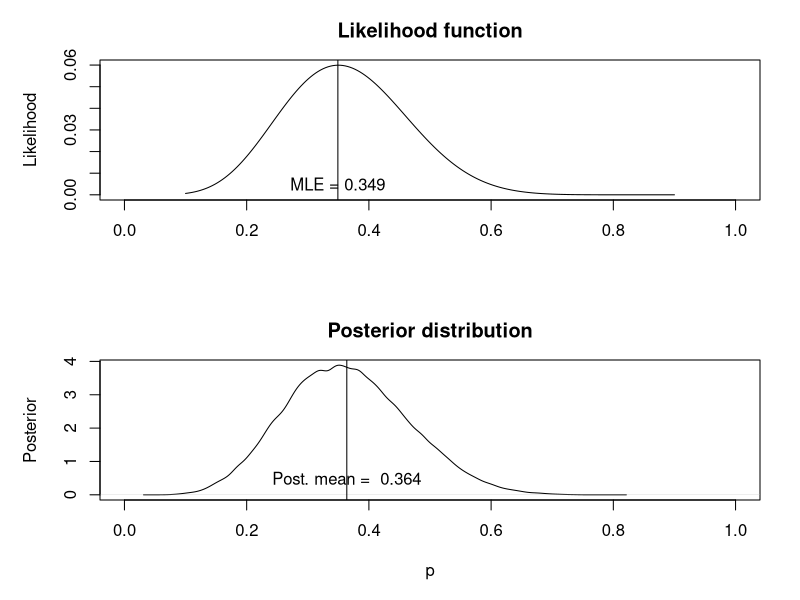

The R source for this figure: (Note: this script raises an error after producing the figure.)
## Chapter 2 Kery
## WHAT ARE HIERARCHICAL MODELS AND HOW DO WE ANALYZE THEM?

## 2.1 Introduction

## 2.2 Random Variables, Probability Density Functions, Statistical Models, Probability, and Statistical Inference

## 2.3 Hierarchical Models (HMs)

## 2.4 Classical Inference Based on Likelihood

## 2.5 Bayesian Inference

## In Bayesian inference, we use probability directly to characterize
## uncertainty about parameters whereas in classical inference probability is used to characterize operating
## properties of statistical procedures.

## Bayesian inference is characterized by two features: 
## 1) posterior inference
## 2) regarding all parameters as realizations of random variables

## Bayes rule 
## [z|y] = [y|z][z]\[y]
## posterior = likelihood*prior/marginalization

## [z|y] = conditional probability distribution of z given y (the probability of z being true given y)
## [y|z] = conditional probability distribution of y given z (the probability of y being true given z)
## [z] = marginal distribution of z (the probability of z being true)
## [y] = marginal distribution of y (the probability of y being true)

## we can think of this as a way of updating our prior knowledge about an unknown
## quantity (expressed by [z]) with information obtained from the data ([y|z]).

## for example, in occupancy modeling terms:
## Pr(present|not detected) = Pr(not detected|present)*Pr(present) \ Pr(not detected)
## the probability a species is present given the absense of detection (the posterior)
## equals the probability that a species is not detected given being present (the likelihood)
## multiplied by the probability that a species is present (the prior)
## divided by the probability that a species is not detected (marginalization)

## another example in our modeling context:
## [model|data] = [data|model][model] \ [data]

## Regarding choosing priors:
## majority of time, chosen to express a lack of specific information to 'let the data speak'
## however can be chosen based on information from a comparable previous study, i.e. sequentially across years
## informative priors can be useful if you have a parameter that is technically undefinable
## according to Kery: we generally recommend the use of priors that are meant to reflect a lack of information

## TODO QUESTION: For our lab's modeling approach, what type of priors do we typically use?

## 2.6 Basic Markov Chain Monte Carlo (MCMC)

## a class of methods for drawing random samples (i.e., simulating) from the target posterior distribution (or any distribution for that matter).

## any particular MCMC algorithm needs to run for some number of iterations before the
## Markov chain “converges” to the target posterior distribution. Samples from this early, transitional
## period, called the “burn-in” or “warm-up,” are discarded and not used in characterizing posterior
## summaries.

## 2.6.2 ILLUSTRATION: USING MH FOR A BINOMIAL MODEL
# Simulate data
set.seed(2016)
y <- rbinom(2, size=10, p = 0.5)
# Define the joint distribution ([ likelihood) which we will maximize
jointdis <- function(data, J, p){
  prod(dbinom(data, size=J, p=p))
}
# Posterior is proportional to likelihood times prior
posterior <- function(p, data, J, a, b){
  prod(dbinom(data, size=J, p=p)) * dbeta(p, a, b)
}

# Do 100,000 MCMC iterations using Metropolis algorithm
# Assume vague prior which is beta(1,1) [ Unif(0,1)
mcmc.iters <- 100000
out <- rep(NA, mcmc.iters)

# Starting value
p <- 0.2
# Begin the MCMC loop
for(i in 1:mcmc.iters){
  # Use a uniform candidate generator (not efficient)
  p.cand <- runif(1, 0, 1)
  # Alternative: random walk proposal
  # p.cand <- rnorm(1, p, 0.05) # Need to reject if > 1 or < 0
  # if(p.cand < 0 | p.cand > 1 ) next
  r <- posterior(p=p.cand, y, J=10, a=1, b=1) / posterior(p=p, y, J=10, a=1, b=1)
  # Generate a uniform r.v. and compare with "r", this imposes the
  # correct probability of acceptance
  if(runif(1) < r)
    p <- p.cand
  # Save the current value of p
  out[i] <- p
}

mean(out)

sd(out)

quantile(out, c(0.025, 0.975))

# Evaluate likelihood for a grid of values of p
p.grid <- seq(0.1, 0.9, , 200)
likelihood <- rep(NA, 200)
for(i in 1:200){
  likelihood[i] <- jointdis(y, J=10, p=p.grid[i])
}

par(mfrow=c(2,1), mar = c(5,5,3,2))
plot(p.grid, likelihood, xlab="", ylab="Likelihood", xlim=c(0,1), ty = "l", main =
       "Likelihood function")
p.hat <- p.grid[likelihood == max(likelihood)]
abline(v = p.hat)
text(p.hat, 0.005, paste("MLE = ", round(p.hat, 3), sep= ""))
plot(density(out), xlim=c(0,1), main = "Posterior distribution", xlab = "p",
     ylab = "Posterior")
p.mean <- mean(out)
abline(v = p.mean)
text(p.mean, 0.5, paste("Post. mean = ", round(p.mean, 3),sep=" "))

## 2.6.3 METROPOLIS ALGORITHM FOR MULTIPARAMETER MODELS

log.posterior <- function(beta0, beta1, z, vegHt){
  # Note: "z" and "vegHt" must be input
  loglike <- -1 * negLogLike(c(beta0, beta1), z, vegHt)
  logprior <- dnorm(c(beta0, beta1), 0, 10, log=TRUE)
  return(loglike + logprior[1] + logprior[2])
}

niter <- 50000
out <- matrix(NA, niter, 2, dimnames = list(NULL, c("beta0", "beta1")))
# Initialize parameters
beta0 <- rnorm(1)
beta1 <- rnorm(1)
# Current value of the log(posterior)
logpost.curr <- log.posterior(beta0, beta1, z, vegHt)
# Run MCMC algorithm
for(i in 1:niter){
  if(i %% 1000 == 0) # report progress
    cat("iter", i, "yn")
  # Update intercept (beta0)
  # Propose candidate values of beta
  # If the proposal was not symmetric, would be Metrop-*Hastings*
  beta0.cand <- rnorm(1, beta0, 0.3) # 0.3 is tuning parameter
  # Evaluate the log(posterior)
  logpost.cand <- log.posterior(beta0.cand, beta1, z, vegHt)
  # Compute Metropolis acceptance probability, r
  r <- exp(logpost.cand - logpost.curr)
  # Keep candidate if it meets criterion (u < r)
  if(runif(1) < r){
    beta0 <- beta0.cand
    logpost.curr <- logpost.cand
  }
  # Update slope (beta1)
  beta1.cand <- rnorm(1, beta1, 0.3) # 0.3 is tuning parameter
  # Evaluate the log(posterior)
  logpost.cand <- log.posterior(beta0, beta1.cand, z, vegHt)
  # Compute Metropolis acceptance probability
  r <- exp(logpost.cand - logpost.curr)
  # Keep candidate if it meets criterion (u < r)
  if(runif(1) < r){
    beta1 <- beta1.cand
    logpost.curr <- logpost.cand
  }
  out[i,] <- c(beta0, beta1) # Save samples for iteration
}
# Plot
layout(rbind(c(1,1),
             c(2,2),
             c(3,4)), respect = T) # <- play with these settings
par(oma=c(0,0,0,0),mar=c(5,4,1,1))
plot(out[,1], type="l", xlab="Iteration", ylab="beta0")
plot(out[,2], type="l", xlab="Iteration", ylab="beta1")
plot(density(out[,1]), xlab="beta0", main="")
plot(density(out[,2]), xlab="beta1", main="")

## 2.6.7 BAYESIAN ANALYSIS OF HMs
psi <- plogis(-3 + 2*vegHt) # occupancy probability
z <- rbinom(M, 1, psi) # realised presence/absence
p <- 0.6 # detection probability
J <- 3 # sample each site 3 times
y <-rbinom(M, J, p*z) # observed detection frequency
# Number of MCMC iterations to to
niter <- 50000
# Matrix to hold the simulated values
out <- matrix(NA, niter, 3, dimnames = list(NULL, c("beta0", "beta1", "p")))
# Initialize parameters, likelihood, and priors
starting.values <- c(beta0=0, beta1=0)
beta0 <- starting.values[1]
beta1 <- starting.values[2]
z <-ifelse(y>0, 1, 0)
p <- 0.2

# NOTE: using logistic reg. likelihood function here (defined previously)
loglike <- -1*negLogLike(c(beta0, beta1), z, vegHt)
logprior <- dnorm(c(beta0, beta1), 0, 10, log=TRUE)
# Run MCMC algorithm
for(i in 1:niter) {
  if(i %% 1000 ==0 ) # report progress
    cat("iter", i, "yn")
  # PART 1 of algorithm -- same as before
  # Update intercept (beta0)
  # propose candidate values of beta
  beta0.cand <- rnorm(1, beta0, 0.3) # 0.3 is tuning parameter
  # evaluate likelihood and priors for candidates
  loglike.cand <- -1*negLogLike(c(beta0.cand, beta1), z, vegHt)
  logprior.cand <- dnorm(beta0.cand, 0, 10, log=TRUE)
  # Compute Metropolis acceptance probability (r)
  r <- exp((loglike.cand+logprior.cand) - (loglike + logprior[1]))
  # Keep candidate if it meets the criterion
  if(runif(1) < r){
    beta0 <- beta0.cand
    loglike <- loglike.cand
    logprior[1] <- logprior.cand
  }
  # Update slope (beta1)
  beta1.cand <- rnorm(1, beta1, 0.3) # 0.3 is tuning parameter
  # evaluate likelihood and priors for candidates
  loglike.cand <- -1*negLogLike(c(beta0,beta1.cand), z, vegHt)
  logprior.cand <- dnorm(beta1.cand, 0, 10, log=TRUE)
  # Compute Metropolis acceptance probability r
  r <- exp((loglike.cand+logprior.cand) - (loglike + logprior[2]))
  # Keep the candidates if they meet the criterion
  if(runif(1) < r) {
    beta1 <- beta1.cand
    loglike <- loglike.cand
    logprior[2] <- logprior.cand
  }
  # Part 2 of the algorithm
  # update z. Note we only need to update z if y=0.
  # The full conditional has known form
  psi <- plogis(beta0 + beta1 * vegHt)
  psi.cond <- dbinom(0,J,p) * psi /(dbinom(0, J, p) * psi + (1-psi))
  z[y==0] <- rbinom(sum(y==0), 1, psi.cond[y==0])
  loglike <- -1 * negLogLike(c(beta0, beta1), z, vegHt)
  
  # Part 3: update p
  ## The commented code will update p using Metropolis
  ## loglike.p <- sum(log(dbinom(y[z==1],J,p)))
  ## p.cand <- runif(1, 0, 1)
  ## loglike.p.cand <- sum(log(dbinom(y[z==1], J, p.cand)))
  ## if(runif(1) < exp(loglike.p.cand-loglike.p))
  ## p <- p.cand
  ## This bit draws p directly from its full conditional
  p <- rbeta(1, 1+ sum(y), sum(z)*J +1 - sum(y) )
  # Save MCMC samples
  out[i,] <- c(beta0,beta1,p)
}
# Plot bivariate representation of joint posterior
pairs(out)
# Trace/history plots for each parameter (Fig. 2.8)
op <- par(mfrow=c(2,1))
plot(out[,1], type="l", xlab="Iteration", ylab="beta0")
abline(h = mean(out[,1]), col = "blue", lwd = 2)
abline(h = -3, col = "red", lwd = 2)
plot(out[,2], type="l", xlab="Iteration", ylab="beta1")
abline(h = mean(out[,2]), col = "blue", lwd = 2)
abline(h = 2, col = "red", lwd = 2)


## 2.7 Model Selection and Averaging

## 2.8 Assessment of Model Fit

## 2.8.1 PARAMETRIC BOOTSTRAPPING EXAMPLE
sim.data <- function(beta0 = -3, beta1 = 2, p = 0.6, x=NULL){
  # Function allows input of covariate "x", or simulates new
  M <- 100
  if(is.null(x))
    vegHt <- runif(M, 1, 3) # uniform from 1 to 3
  # Suppose that occupancy probability increases with vegHt
  # The relationship is described (default) by an intercept of -3 and
  # a slope parameter of 2 on the logit scale
  # plogis is the inverse-logit (constrains us back to the [0-1] scale)
  psi <- plogis(beta0 + beta1*vegHt)
  # Now we simulated true presence/absence for 100 sites
  z <- rbinom(M, 1, psi)
  # Now generate observations
  J <- 3 # sample each site 3 times
  y <- rbinom(M,J,p*z)
  list(y=y, J=J, vegHt=vegHt)
}

# This is the negative log-likelihood based on the marginal distribution
# of y. It is the pmf of a zero-inflated binomial random variable.
#
negLogLikeocc <- function(beta, y, x, J) {
  beta0 <- beta[1]
  beta1 <- beta[2]
  p <- plogis(beta[3])
  psi <- plogis(beta0 + beta1*x)
  marg.likelihood <- dbinom(y, J, p) * psi + ifelse(y==0, 1, 0) * (1-psi)
  return(-sum(log(marg.likelihood)))
}

data <- sim.data() # Generate a data set
# Let's minimize the negative log-likelihood
starting.values <- c(beta0=0, beta1=0, logitp=0)
opt.out <- optim(starting.values, negLogLikeocc, y=data$y, x=data$vegHt,J=data$J,
                 hessian=TRUE)
(mles <- opt.out$par)
# Make a table with estimates, SEs, and 95% CI
mle.table <- data.frame(Est=mles,
                        SE = sqrt(diag(solve(opt.out$hessian))))
mle.table$lower <- mle.table$Est - 1.96*mle.table$SE
mle.table$upper <- mle.table$Est + 1.96*mle.table$SE
mle.table

# Define a fit statistic
fitstat <- function(y, Ey){
  sum((sqrt(y) - sqrt(Ey)))
}
# Compute it for the observed data
T.obs <- fitstat(y, J*plogis(mles[1] + mles[2]*vegHt)*plogis(mles[3]))
# Get bootstrap distribution of fit statistic
T.boot <- rep(NA, 100)
for(i in 1:100){
  # Simulate a new data set and extract the elements. Note we use
  # the previously simulated "vegHt" covariate
  data <- sim.data(beta0=mles[1],beta1=mles[2],p=plogis(mles[3]),x=vegHt)
  # Next we fit the model
  starting.values <- c(0,0,0)
  opt.out <- optim(starting.values, negLogLikeocc, y=data$y, x= data$vegHt, J=data$J,
                   hessian=TRUE)
  (parms <- opt.out$par)
  # Obtain the fit statistic
  T.boot[i]<- fitstat(y, J*plogis(parms[1] + parms[2]*vegHt)*plogis(parms[3]) )
}

(T.obs)

summary(T.boot)



## 2.9 Summary and Outlook

## Exercises

# 1. You should be able to apply Bayes’ rule to the peregrine falcon example earlier in this chapter to
# compute the distribution of X|Y. That is: how many fledged young are there, given that we have
# detected birds on 0, 1, 2, . , J visits?

## Bayes rule 
## [z|y] = [y|z][z]\[y]
## posterior = likelihood*prior/marginalization

## Pr(fledged_young|detected) = Pr(detected|fledged_young)*Pr(fledged_young) / Pr(detected)

dbinom(0:5, size = 5, prob = 0.2)



# 2. For the bootstrap GoF analysis done on the occupancy model, we found that the model appears to
# fit the data well. Try fitting the wrong model; i.e., without the vegHt covariate, and see if the
# model fails the GoF test.



# 3. Where we talked about prior distributions and sensitivity we said “if we have a flat prior on
# logit(p) for some probability parameter p, this is very different from having a Uniform(0,1) prior
# on p.” Evaluate this by simulating data for different priors on logit(p) and then back-transforming
# the simulated values to see what the implied prior is for p. Find a normal prior for logit(p) that is
# approximately uniform on [0,1] for p.



# 4. Use a Metropolis or MH algorithm to simulate Normal(0,1) random variables if all you have
# access to is a uniform random number generator. Of course you also know the mathematical form
# for the normal pdf but you do not have a normal random number generator at hand. Verify that
# your simulated data have the required normal distribution by making a histogram and computing
# summary statistics.